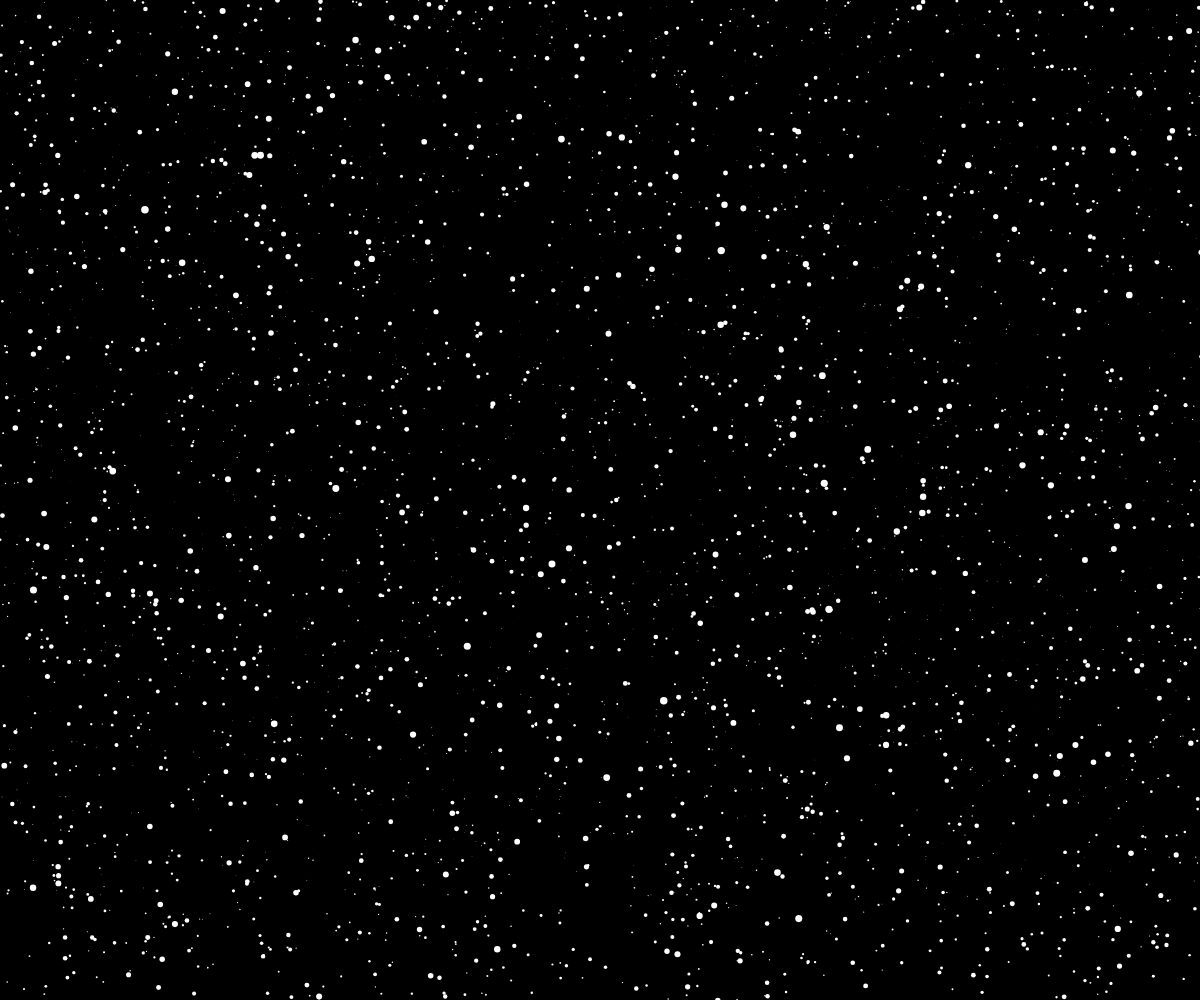
Frame 1 (no input)
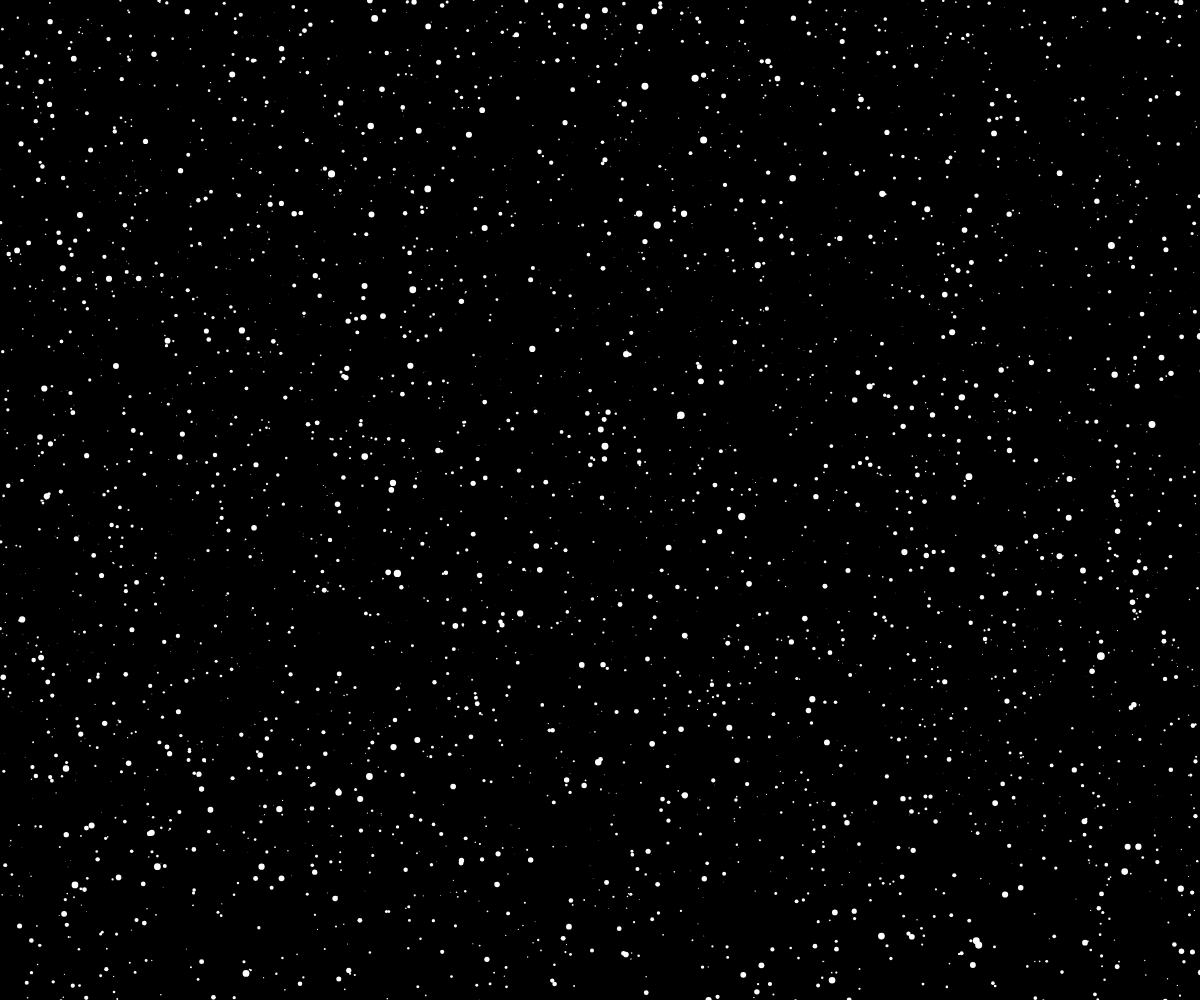
Frame 60 (no input)
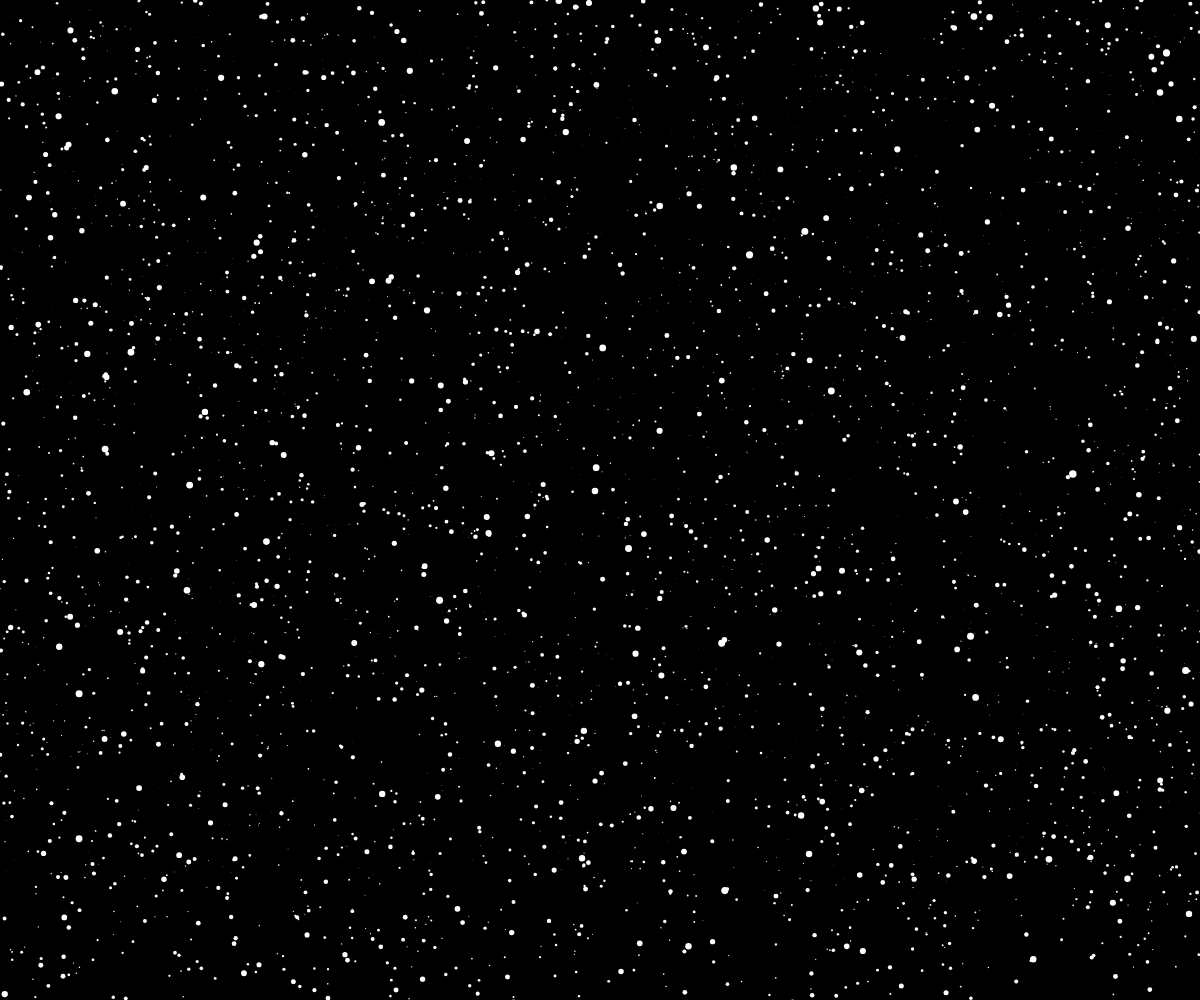
Frame 120 (the mouse pressed at the canvas centre since frame 60)

The p5.js sketch that drew these frames (run headless with seeded random() and noise() and a simulated clock; from frame 60 on, the mouse is pressed at the canvas centre):

// p5.js sketch
// ── sketch.js
let stars = [];
function setup() {
  createCanvas(windowWidth, windowHeight);
  for (let i = 0; i < 10000; i++) { // simulating one million stars using 10,000 bright points
    stars.push({
      x: random(width),
      y: random(height),
      z: random(width),
    });
  }
}
function draw() {
  background(0);
  noStroke();
  fill(255);
  for (let star of stars) {
    let sx = map(star.x / star.z, 0, 1, 0, width);
    let sy = map(star.y / star.z, 0, 1, 0, height);
    let r = map(star.z, 0, width, 8, 0.1);
    ellipse(sx, sy, r, r);
    star.z -= 2; // star moves closer to the screen
    if (star.z < 1) {
      star.z = width;
      star.x = random(width);
      star.y = random(height);
    }
  }
}
